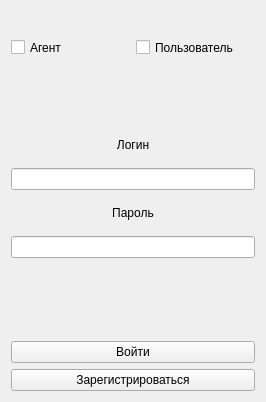
<?xml version="1.0" encoding="UTF-8"?>
<ui version="4.0">
 <class>RegistWindow</class>
 <widget class="QWidget" name="RegistWindow">
  <property name="geometry">
   <rect>
    <x>0</x>
    <y>0</y>
    <width>266</width>
    <height>402</height>
   </rect>
  </property>
  <property name="windowTitle">
   <string>RegistWindow</string>
  </property>
  <layout class="QGridLayout" name="gridLayout" rowstretch="1,1,0">
   <property name="topMargin">
    <number>11</number>
   </property>
   <property name="bottomMargin">
    <number>11</number>
   </property>
   <item row="0" column="0">
    <layout class="QHBoxLayout" name="horizontalLayout">
     <property name="bottomMargin">
      <number>48</number>
     </property>
     <item>
      <widget class="QCheckBox" name="agentCheckBox">
       <property name="sizePolicy">
        <sizepolicy hsizetype="Preferred" vsizetype="Preferred">
         <horstretch>0</horstretch>
         <verstretch>0</verstretch>
        </sizepolicy>
       </property>
       <property name="text">
        <string>Агент</string>
       </property>
      </widget>
     </item>
     <item>
      <widget class="QCheckBox" name="userCheckBox">
       <property name="sizePolicy">
        <sizepolicy hsizetype="Preferred" vsizetype="Preferred">
         <horstretch>0</horstretch>
         <verstretch>0</verstretch>
        </sizepolicy>
       </property>
       <property name="text">
        <string>Пользователь</string>
       </property>
      </widget>
     </item>
    </layout>
   </item>
   <item row="2" column="0">
    <layout class="QVBoxLayout" name="verticalLayout_2">
     <item>
      <widget class="QPushButton" name="loginButton">
       <property name="sizePolicy">
        <sizepolicy hsizetype="Preferred" vsizetype="Preferred">
         <horstretch>0</horstretch>
         <verstretch>0</verstretch>
        </sizepolicy>
       </property>
       <property name="text">
        <string>Войти</string>
       </property>
      </widget>
     </item>
     <item>
      <widget class="QPushButton" name="registButton">
       <property name="sizePolicy">
        <sizepolicy hsizetype="Preferred" vsizetype="Preferred">
         <horstretch>0</horstretch>
         <verstretch>0</verstretch>
        </sizepolicy>
       </property>
       <property name="text">
        <string>Зарегистрироваться</string>
       </property>
      </widget>
     </item>
    </layout>
   </item>
   <item row="1" column="0">
    <layout class="QVBoxLayout" name="verticalLayout" stretch="0,1,0,1">
     <property name="spacing">
      <number>16</number>
     </property>
     <property name="topMargin">
      <number>0</number>
     </property>
     <property name="bottomMargin">
      <number>77</number>
     </property>
     <item>
      <widget class="QLabel" name="loginLabel">
       <property name="text">
        <string>Логин</string>
       </property>
       <property name="alignment">
        <set>Qt::AlignmentFlag::AlignCenter</set>
       </property>
      </widget>
     </item>
     <item>
      <widget class="QLineEdit" name="loginField">
       <property name="sizePolicy">
        <sizepolicy hsizetype="Preferred" vsizetype="Preferred">
         <horstretch>0</horstretch>
         <verstretch>0</verstretch>
        </sizepolicy>
       </property>
      </widget>
     </item>
     <item>
      <widget class="QLabel" name="passwordLabel">
       <property name="text">
        <string>Пароль</string>
       </property>
       <property name="alignment">
        <set>Qt::AlignmentFlag::AlignCenter</set>
       </property>
      </widget>
     </item>
     <item>
      <widget class="QLineEdit" name="passwordField">
       <property name="sizePolicy">
        <sizepolicy hsizetype="Preferred" vsizetype="Preferred">
         <horstretch>0</horstretch>
         <verstretch>0</verstretch>
        </sizepolicy>
       </property>
      </widget>
     </item>
    </layout>
   </item>
  </layout>
 </widget>
 <resources/>
 <connections/>
</ui>
